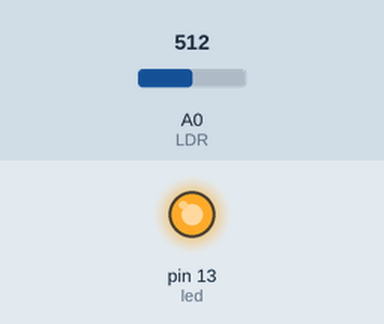
Recording of a sketch running on a simulated Arduino Uno, built with avr-gcc and run on an emulated ATmega328P. Shown: output pins drawn as LEDs (lit = HIGH). The inputs (shaded band) are chosen by the test bench; at power-on: A0 (LDR) = 512.

Above: at 1.2 s.
1.3 s: A0 (LDR) set to 312
2.8 s: A0 (LDR) set to 283
At 3.5 s:
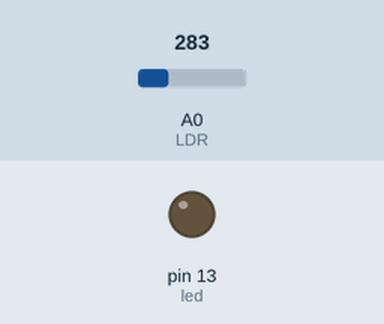
4.3 s: A0 (LDR) set to 306
At 4.7 s:
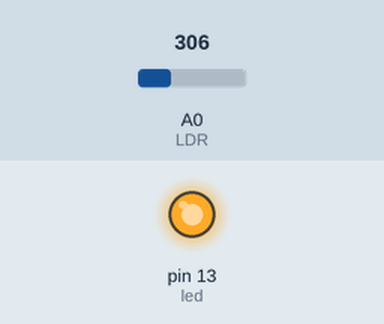
5.8 s: A0 (LDR) set to 290
At 7.0 s:
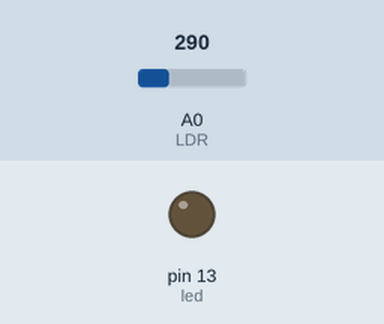
Timing chart, 0 to 8.3 s (numbered marks = the images above; inputs shaded):
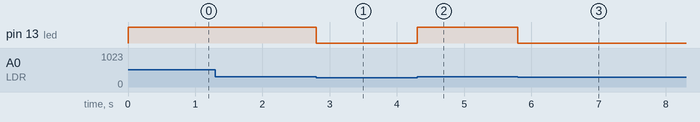

Measured:
- the behaviour switches between 301 and 300 on A0 (LDR) (found by bisection; images 0 and 1)
- after the input at 1.3 s, every drawn part: stays the same
- after the input at 2.8 s, pin 13 (led): HIGH → LOW at once
- after the input at 4.3 s, pin 13 (led): LOW → HIGH at once
- after the input at 5.8 s, pin 13 (led): HIGH → LOW at once

The sketch:

ExampleLDR.ino
```cpp
int led = 13;
int LDR = A0;

void setup() {
  pinMode(led, OUTPUT);
  pinMode(LDR, INPUT);
}

void loop() {
  int light = analogRead(LDR);
  if (light > 300) {
    digitalWrite(led, HIGH);
  }
  else {
    digitalWrite(led, LOW);
  }
}
```
